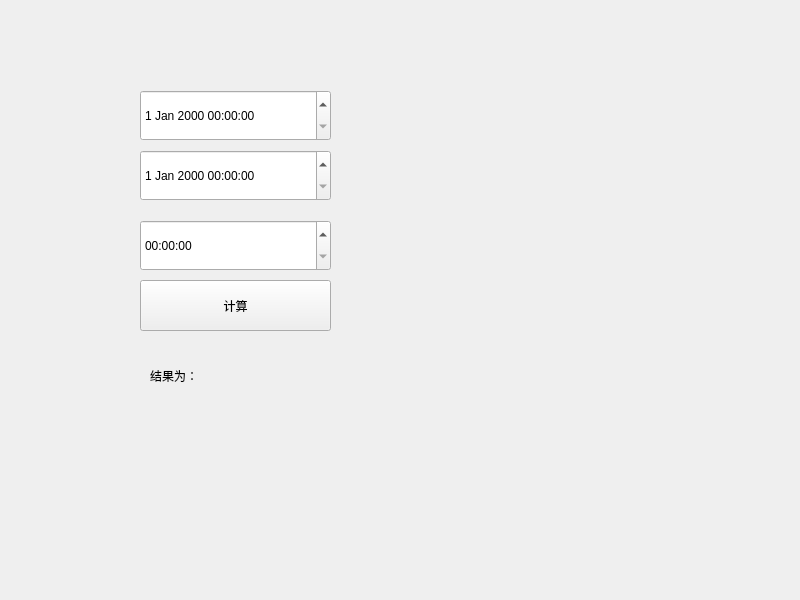
<?xml version="1.0" encoding="UTF-8"?>
<ui version="4.0">
 <class>Widget</class>
 <widget class="QWidget" name="Widget">
  <property name="geometry">
   <rect>
    <x>0</x>
    <y>0</y>
    <width>800</width>
    <height>600</height>
   </rect>
  </property>
  <property name="windowTitle">
   <string>Widget</string>
  </property>
  <widget class="QDateTimeEdit" name="dateTimeEdit_old">
   <property name="geometry">
    <rect>
     <x>140</x>
     <y>90</y>
     <width>191</width>
     <height>51</height>
    </rect>
   </property>
  </widget>
  <widget class="QTimeEdit" name="timeEdit">
   <property name="geometry">
    <rect>
     <x>140</x>
     <y>220</y>
     <width>191</width>
     <height>51</height>
    </rect>
   </property>
  </widget>
  <widget class="QPushButton" name="pushButton">
   <property name="geometry">
    <rect>
     <x>140</x>
     <y>280</y>
     <width>191</width>
     <height>51</height>
    </rect>
   </property>
   <property name="text">
    <string>计算</string>
   </property>
  </widget>
  <widget class="QLabel" name="label">
   <property name="geometry">
    <rect>
     <x>150</x>
     <y>360</y>
     <width>171</width>
     <height>31</height>
    </rect>
   </property>
   <property name="text">
    <string>结果为：</string>
   </property>
  </widget>
  <widget class="QDateTimeEdit" name="dateTimeEdit_new">
   <property name="geometry">
    <rect>
     <x>140</x>
     <y>150</y>
     <width>191</width>
     <height>51</height>
    </rect>
   </property>
  </widget>
 </widget>
 <resources/>
 <connections/>
</ui>
